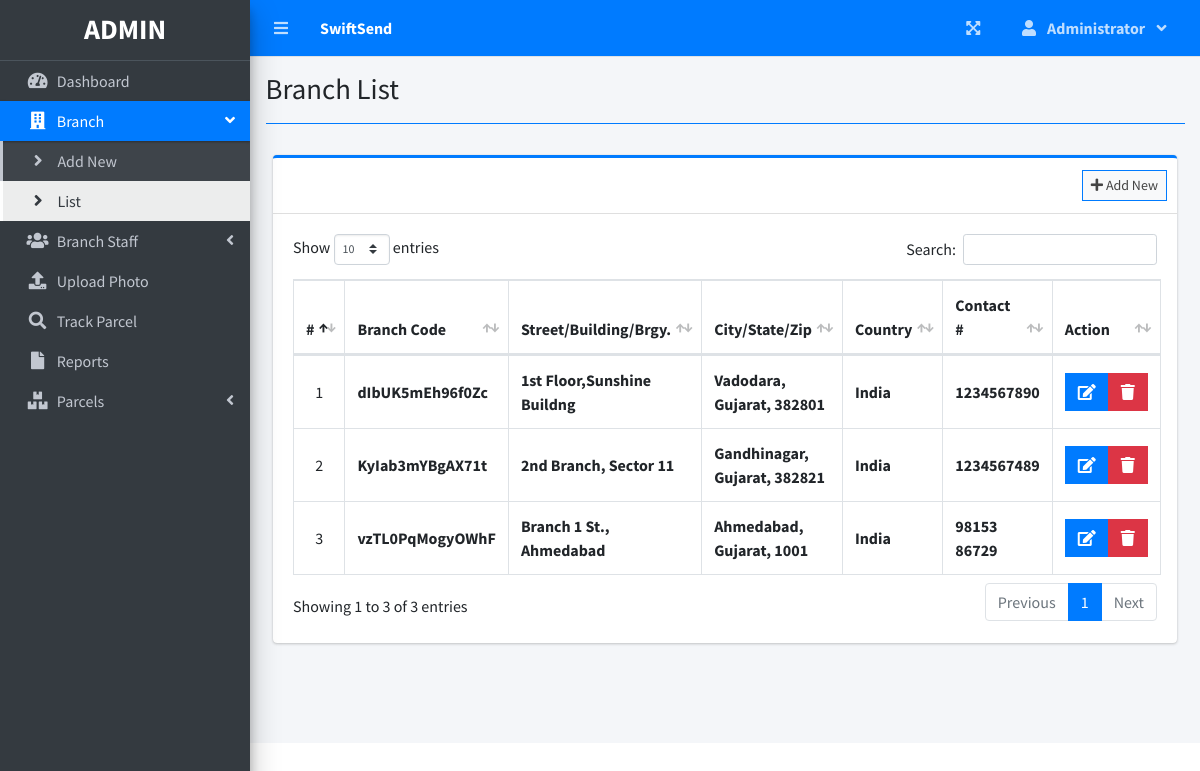
The page /index.php?page=branch_list (signed in) on the database its author committed.
### tables this page shows
CREATE TABLE `branches` (
  `id` int(30) NOT NULL,
  `branch_code` varchar(50) NOT NULL,
  `street` text NOT NULL,
  `city` text NOT NULL,
  `state` text NOT NULL,
  `zip_code` varchar(50) NOT NULL,
  `country` text NOT NULL,
  `contact` varchar(100) NOT NULL,
  `date_created` datetime NOT NULL DEFAULT current_timestamp()
);

### branch_list.php (the view, shortened to what this page needs)
<?php include'db_connect.php' ?>
<div class="col-lg-12">
	<div class="card card-outline card-primary">
		<div class="card-header">
			<div class="card-tools">
				<a class="btn btn-block btn-sm btn-default btn-flat border-primary " href="./index.php?page=new_branch"><i class="fa fa-plus"></i> Add New</a>
			</div>
		</div>
		<div class="card-body">
			<table class="table tabe-hover table-bordered" id="list">
				<!-- <colgroup>
					<col width="5%">
					<col width="15%">
					<col width="25%">
					<col width="25%">
					<col width="15%">
				</colgroup> -->
				<thead>
					<tr>
						<th class="text-center">#</th>
						<th>Branch Code</th>
						<th>Street/Building/Brgy.</th>
						<th>City/State/Zip</th>
						<th>Country</th>
						<th>Contact #</th>
						<th>Action</th>
					</tr>
				</thead>
				<tbody>
					<?php
					$i = 1;
					$qry = $conn->query("SELECT * FROM branches order by street asc,city asc, state asc ");
					while($row= $qry->fetch_assoc()):
					?>
					<tr>
						<td class="text-center"><?php echo $i++ ?></td>
						<td class=""><b><?php echo $row['branch_code'] ?></b></td>
						<td><b><?php echo ucwords($row['street']) ?></b></td>
						<td><b><?php echo ucwords($row['city'].', '.$row['state'].', '.$row['zip_code']) ?></b></td>
						<td><b><?php echo ucwords($row['country']) ?></b></td>
						<td><b><?php echo $row['contact'] ?></b></td>
						<td class="text-center">
		                    <div class="btn-group">
		                        <a href="index.php?page=edit_branch&id=<?php echo $row['id'] ?>" class="btn btn-primary btn-flat ">
		                          <i class="fas fa-edit"></i>
		                        </a>
		                        <button type="button" class="btn btn-danger btn-flat delete_branch" data-id="<?php echo $row['id'] ?>">
		                          <i class="fas fa-trash"></i>
		                        </button>
	                      </div>
						</td>
					</tr>
				<?php endwhile; ?>
				</tbody>
			</table>
		</div>
	</div>
</div>

### branch_list.php (style rules this page uses)
table td { vertical-align: middle !important; }

### rows shown on the page
branches: branch_code "dIbUK5mEh96f0Zc", street "1st Floor,Sunshine Buildng", city+state+zip_code "Vadodara, Gujarat, 382801", country "India", contact "1234567890"
branches: branch_code "KyIab3mYBgAX71t", street "2nd Branch, Sector 11", city+state+zip_code "Gandhinagar, Gujarat, 382821", country "India", contact "1234567489"
branches: branch_code "vzTL0PqMogyOWhF", street "Branch 1 St., Ahmedabad", city+state+zip_code "Ahmedabad, Gujarat, 1001", country "India", contact "98153 86729"

### other values the page prints
$_SESSION['system']['name'] "SwiftSend"
$_SESSION['login_firstname'] "Administrator"
$title "Branch List"
